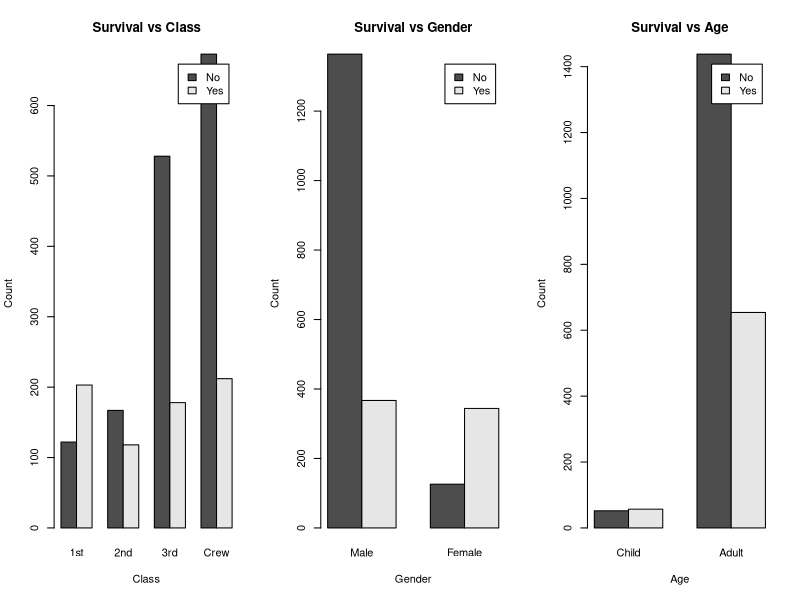

Write R code to recreate this figure.
# Program 17: Explore Titanic dataset: bar chart of survival vs class, modify plot by gender, histogram of Age.

data(Titanic)
titanic_df <- as.data.frame(Titanic)

class_surv <- xtabs(Freq ~ Class + Survived, data = titanic_df)
sex_surv <- xtabs(Freq ~ Sex + Survived, data = titanic_df)
age_surv <- xtabs(Freq ~ Age + Survived, data = titanic_df)
print(class_surv)

par(mfrow = c(1, 3))
barplot(t(class_surv), beside = TRUE, legend.text = TRUE,
        main = "Survival vs Class",
        xlab = "Class", ylab = "Count")
barplot(t(sex_surv), beside = TRUE, legend.text = TRUE,
        main = "Survival vs Gender",
        xlab = "Gender", ylab = "Count")
barplot(t(age_surv), beside = TRUE, legend.text = TRUE,
        main = "Survival vs Age",
        xlab = "Age", ylab = "Count")
par(mfrow = c(1, 1))
